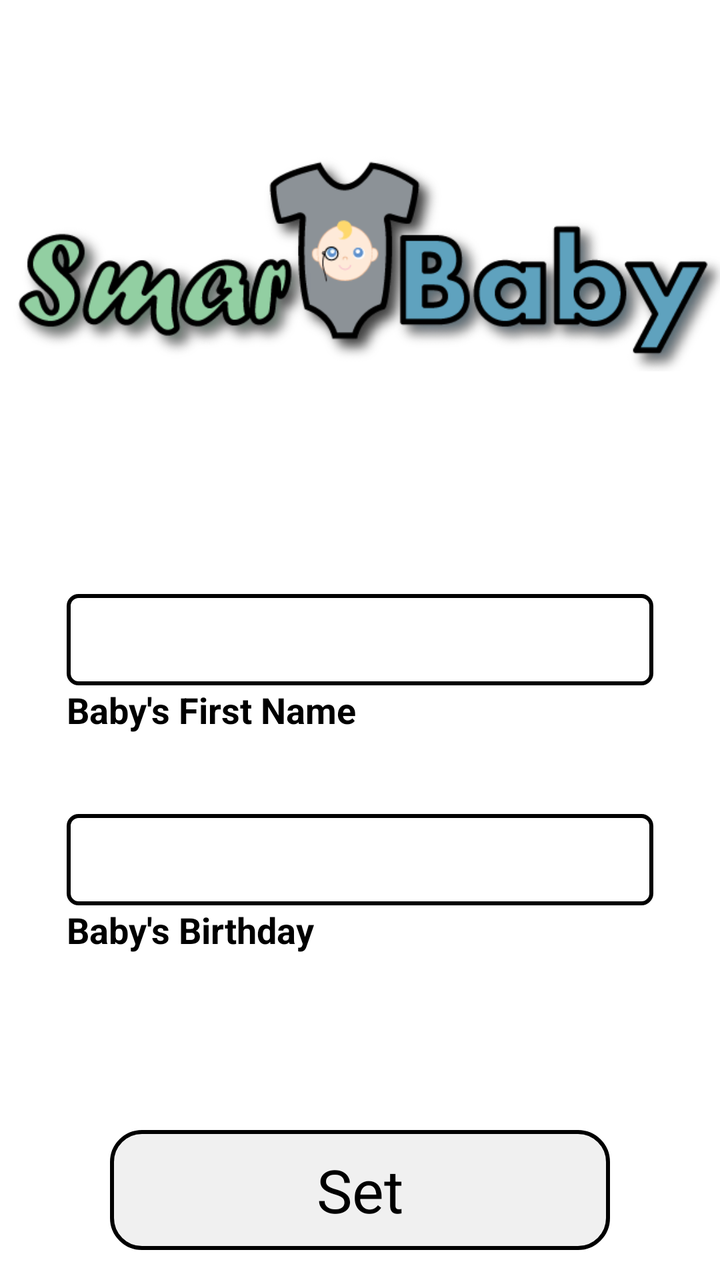
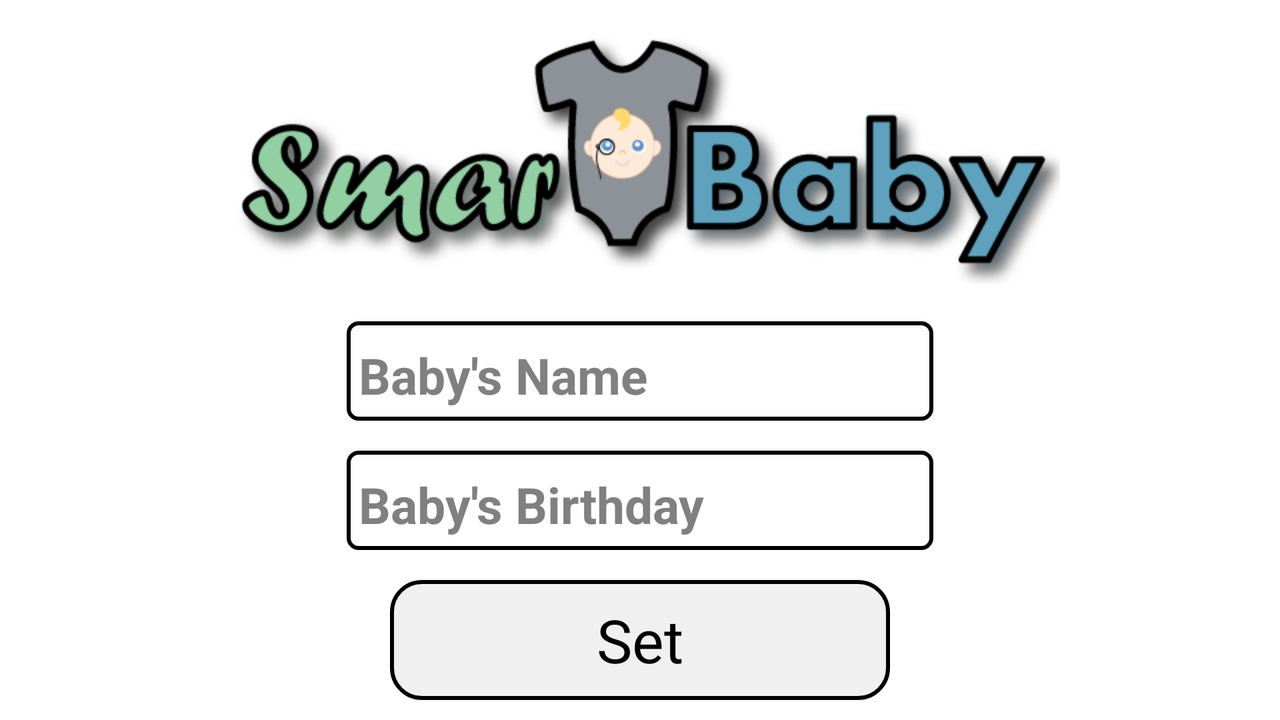

First picture: res/layout/ on a phone held upright. Second picture: the repository's own variant of that layout, on a device whose configuration matches the variant's folder. Source for both follows.
<!-- AndroidManifest.xml: application theme AppTheme -->
<!-- res/layout/activity_start_up.xml -->
<RelativeLayout
    android:layout_width="fill_parent"
    android:layout_height="fill_parent"
    xmlns:android="http://schemas.android.com/apk/res/android">

    <EditText
        android:layout_width="wrap_content"
        android:layout_height="wrap_content"
        android:ems="10"
        android:id="@+id/editBirthday"
        android:clickable="true"
        android:background="@drawable/edittextback"
        android:layout_below="@+id/textView2"
        android:layout_alignStart="@+id/textView2"
        android:layout_marginTop="40dp"
        android:focusable="false"
        android:textSize="25dp"
        android:textStyle="bold" />

    <EditText
        android:layout_width="wrap_content"
        android:layout_height="wrap_content"
        android:inputType="textPersonName"
        android:ems="10"
        android:id="@+id/editName"
        android:background="@drawable/edittextback"
        android:layout_centerVertical="true"
        android:layout_centerHorizontal="true"
        android:textSize="25dp"
        android:textStyle="bold" />

    <TextView
        android:layout_width="wrap_content"
        android:layout_height="wrap_content"
        android:textAppearance="?android:attr/textAppearanceMedium"
        android:id="@+id/textView"
        android:layout_below="@+id/editBirthday"
        android:layout_alignStart="@+id/editBirthday"
        android:text="Baby's Birthday"
        android:textColor="#000000"
        android:textStyle="bold" />

    <TextView
        android:layout_width="wrap_content"
        android:layout_height="wrap_content"
        android:textAppearance="?android:attr/textAppearanceMedium"
        android:id="@+id/textView2"
        android:text="Baby's First Name"
        android:layout_below="@+id/editName"
        android:layout_alignStart="@+id/editName"
        android:textColor="#ff000000"
        android:textStyle="bold" />

    <Button
        android:layout_width="250dp"
        android:layout_height="60dp"
        android:id="@+id/setButton"
        style="@style/AppTheme"
        android:text="Set"
        android:textColor="#000000"
        android:textSize="30sp"
        android:background="@drawable/buttonshape"
        android:layout_alignParentBottom="true"
        android:layout_centerHorizontal="true"
        android:layout_marginBottom="15dp"/>

    <ImageView
        android:layout_width="wrap_content"
        android:layout_height="wrap_content"
        android:id="@+id/imageView"
        android:src="@drawable/smartbabyname"
        android:layout_alignParentTop="true"
        android:layout_alignParentStart="true"
        android:layout_marginTop="63dp"
        android:layout_alignParentEnd="true" />

</RelativeLayout>
<!-- resources referenced by this layout -->
<resources>
  <!-- drawable buttonshape (drawable) -->
  <?xml version="1.0" encoding="utf-8"?>
  <shape xmlns:android="http://schemas.android.com/apk/res/android" android:shape="rectangle" >
      <corners
          android:radius="15dp"
          />
      <solid
          android:color="#F0F0F0"
          />
      <padding
          android:left="0dp"
          android:top="0dp"
          android:right="0dp"
          android:bottom="0dp"
          />
      <size
          android:width="230dp"
          android:height="60dp"
          />
      <stroke
          android:width="2dp"
          android:color="#000000"
          />
  </shape>
  <!-- drawable edittextback (drawable) -->
  <?xml version="1.0" encoding="utf-8"?>
  <shape xmlns:android="http://schemas.android.com/apk/res/android">
      <solid android:color="#FFFFFF" />
      <stroke
          android:width="2dip"
          android:color="#000000" />
      <corners android:radius="5dip" />
      <padding
          android:bottom="6dip"
          android:left="6dip"
          android:right="6dip"
          android:top="6dip" />
  </shape>
  <!-- drawable smartbabyname: png bitmap (drawable-hdpi, 63728 bytes) -->
  <style name="AppTheme" parent="android:Theme.Holo.Light.DarkActionBar">
          
      </style>
</resources>
<!-- res/layout-land/activity_start_up.xml (the repository's variant of the layout above) -->
<!-- drawn on the phone turned sideways -->
<RelativeLayout
    android:layout_width="fill_parent"
    android:layout_height="fill_parent"
    xmlns:android="http://schemas.android.com/apk/res/android">

    <EditText
        android:layout_width="wrap_content"
        android:layout_height="wrap_content"
        android:ems="10"
        android:id="@+id/editBirthday"
        android:clickable="true"
        android:background="@drawable/edittextback"
        android:hint="Baby's Birthday"
        android:focusable="false"
        android:textSize="25dp"
        android:textStyle="bold"
        android:paddingTop="10dp"
        android:layout_above="@+id/setButton"
        android:layout_alignStart="@+id/editName"
        android:layout_marginTop="15dp" />

    <EditText
        android:layout_width="wrap_content"
        android:layout_height="wrap_content"
        android:inputType="textPersonName"
        android:ems="10"
        android:id="@+id/editName"
        android:hint="Baby's Name"
        android:textSize="25dp"
        android:textStyle="bold"
        android:paddingTop="10dp"
        android:background="@drawable/edittextback"
        android:layout_centerHorizontal="true"
        android:layout_marginTop="5dp"
        android:layout_above="@+id/editBirthday" />

    <Button
        android:layout_width="250dp"
        android:layout_height="60dp"
        android:id="@+id/setButton"
        style="@style/AppTheme"
        android:text="Set"
        android:textColor="#000000"
        android:textSize="30sp"
        android:background="@drawable/buttonshape"
        android:layout_alignParentBottom="true"
        android:layout_centerHorizontal="true"
        android:layout_marginBottom="10dp"
        android:layout_marginTop="15dp" />

    <ImageView
        android:layout_width="wrap_content"
        android:layout_height="wrap_content"
        android:id="@+id/imageView"
        android:src="@drawable/smartbabyname"
        android:paddingTop="10dp"
        android:adjustViewBounds="false"
        android:layout_alignParentTop="true"
        android:layout_centerHorizontal="true"
        android:layout_marginBottom="10dp" />

</RelativeLayout>
